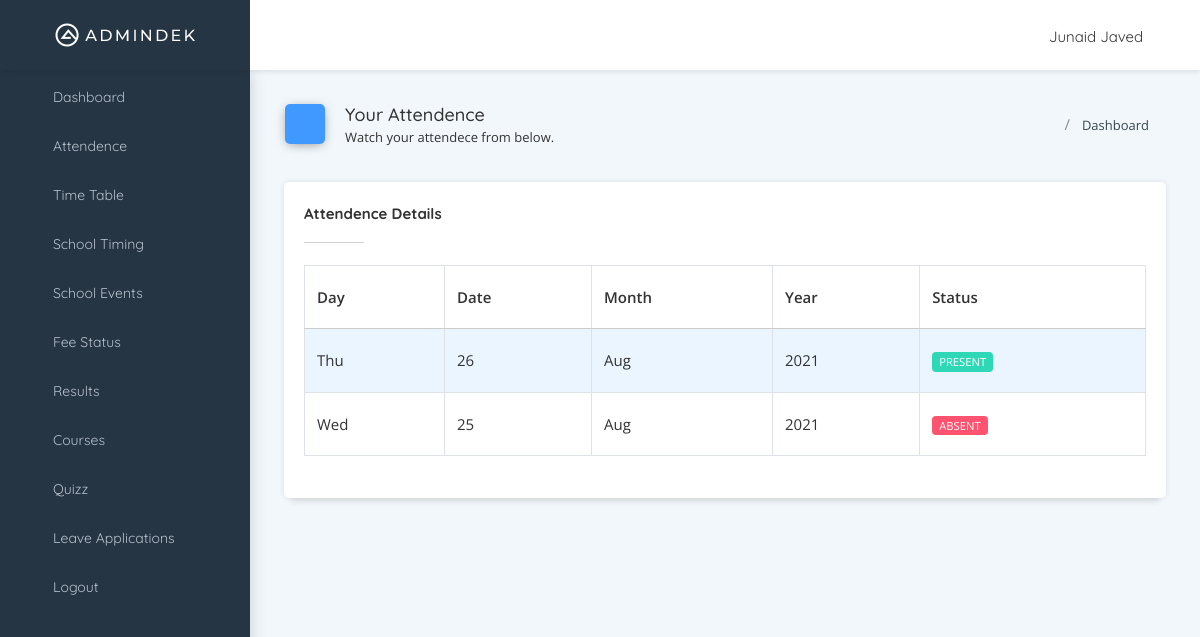
Page /attendence/ (signed in) on the committed database.
### users/models.py (models this page shows, shortened)
class User(AbstractBaseUser, PermissionsMixin):
    first_name = models.CharField(max_length=150)
    last_name = models.CharField(max_length=150)
    role = models.CharField(choices=ROLE_CHOICES,
                            max_length=15, default='Student')
    grade = models.ForeignKey(
        Grade, on_delete=models.SET_NULL, blank=True, null=True)
    created_date = models.DateTimeField(default=timezone.now)
    user_name = models.CharField(max_length=40, unique=True)
    email = models.EmailField(unique=True)
    is_staff = models.BooleanField(default=False)
    is_active = models.BooleanField(default=False)
    image = CloudinaryField('image', folder='avatars',
                            default=env('DEFAULT_AVATAR'))
    USERNAME_FIELD = 'user_name'
    REQUIRED_FIELDS = ['email', 'role', 'first_name', 'last_name', ]
    objects = CustomAccountManger()

### dashboard/models.py (models this page shows, shortened)
class Attendence(models.Model):
    user = models.ForeignKey(
        User, on_delete=models.CASCADE, null=True, blank=True)
    date = models.DateField(null=True, blank=True, default=timezone.now)
    status = models.CharField(
        default='present', max_length=10, choices=ATTENDENCE_STATUS)

### users/decorators.py (the view)
        def wrapper_func(request, *args, **kwargs):
            if not request.user.is_authenticated:
                return redirect('login')
            if request.user.role in roles:
                return view_func(request, *args, **kwargs)
            else:
                logout(request)
                return redirect('login')

### dashboard/views.py (called while the page is built)
@allowed_only(roles=["Admin", 'Student'])
def attendence_view(request):
    attendence_list = Attendence.objects.filter(user__id=request.user.id)
    context = {'table_title': 'Attendence Details',
               'attendence_list': attendence_list, 'bread_title': "Your Attendence", 'bread_icon': 'user', 'bread_subtitle': "Watch your attendece from below."}
    return render(request, 'dashboard/attendence.html', context)

### dashboard/templates/dashboard/attendence.html
{% extends 'header.html' %} {% block title %} Student Attendence {% endblock %}
{% block breadcrumbs %} {% include 'breadcrumbs.html' %} {% endblock %}
{% block content %}
<div>
  <div class="row">
    <div class="col-sm-12">
      <div class="card">
        <div class="card-header">
          <h5>{{table_title}}</h5>
        </div>
        <div class="card-block">
          <div class="dt-responsive table-responsive">
            <table id="simpletable" class="table table-striped table-bordered nowrap">
              <thead>
                <tr>
                  <th>Day</th>
                  <th>Date</th>
                  <th>Month</th>
                  <th>Year</th>
                  <th>Status</th>
                </tr>
              </thead>
              <tbody>
                {% for current in attendence_list %}
                <tr>
                  <td>{{current.date|date:"D"}}</td>
                  <td>{{current.date|date:"d"}}</td>
                  <td>{{current.date|date:"M"}}</td>
                  <td>{{current.date|date:"Y"}}</td>
                  <td>
                    {% if current.status == 'absent' %}
                    <label class="label label-danger">{{current.status|upper}}</label>
                    {% else %}
                    <label class="label label-success">{{current.status|upper}}</label>
                    {% endif %}
                  </td>
                </tr>
                {% endfor %}
              </tbody>
            </table>
          </div>
        </div>
      </div>
    </div>
  </div>
</div>
{% endblock content %}

### templates/navbar.html (shortened to what this page needs)
{% load static %} {% load cloudinary %}
<nav class="navbar header-navbar pcoded-header">
  <div class="navbar-wrapper">
    <div class="navbar-logo">
      <a href="{% url 'home' %}">
        <img class="img-fluid" src="{% static 'images/logo.png' %}" alt="Theme-Logo" />
      </a>
      <a class="mobile-menu" id="mobile-collapse" href="#!">
        <i class="feather icon-menu icon-toggle-right"></i>
      </a>
    </div>
    <div class="navbar-container container-fluid">
      <ul class="nav-left">
        <li>
          <a href="#!" onclick="if (!window.__cfRLUnblockHandlers) return false; javascript:toggleFullScreen()" class="waves-effect waves-light" data-cf-modified-d8424a08d31b5b8b406fded2-="">
            <i class="full-screen feather icon-maximize"></i>
          </a>
        </li>
      </ul>
      <ul class="nav-right no-select d-flex align-items-center mt-1">
        <li class="user-profile header-notification">
          <div class="dropdown-primary dropdown">
            <div class="dropdown-toggle" data-toggle="dropdown">
              <span>{{request.user.first_name}} {{request.user.last_name}}</span>
              <i class="feather icon-chevron-down"></i>
            </div>
          </div>
        </li>
      </ul>
    </div>
  </div>
</nav>

### static/styles/feather.css (style rules this page uses)
.feather { font-family:feather!important;speak:none;font-style:normal;font-weight:400;font-variant:normal;text-transform:none;line-height:1;-webkit-font-smoothing:antialiased;-moz-osx-font-smoothing:grayscale }
.icon-chevron-down:before { content:"\e842" }
.icon-menu:before { content:"\e88f" }
.icon-toggle-right:before { content:"\e8d9" }
.icon-maximize:before { content:"\e908" }

### static/styles/custom.css (style rules this page uses)
.no-select { -webkit-user-select: none; -moz-user-select: none; -ms-user-select: none; user-select: none; }

### rows in the picture
User: user.first_name "Junaid", user.last_name "Javed"
Attendence: date "Thu", date "26", date "Aug", date "2021", status "PRESENT"
Attendence: date "Wed", date "25", date "Aug", date "2021", status "ABSENT"

### other values in the picture
{{ bread_title }} "Your Attendence"
{{ bread_subtitle }} "Watch your attendece from below."
{{ table_title }} "Attendence Details"
